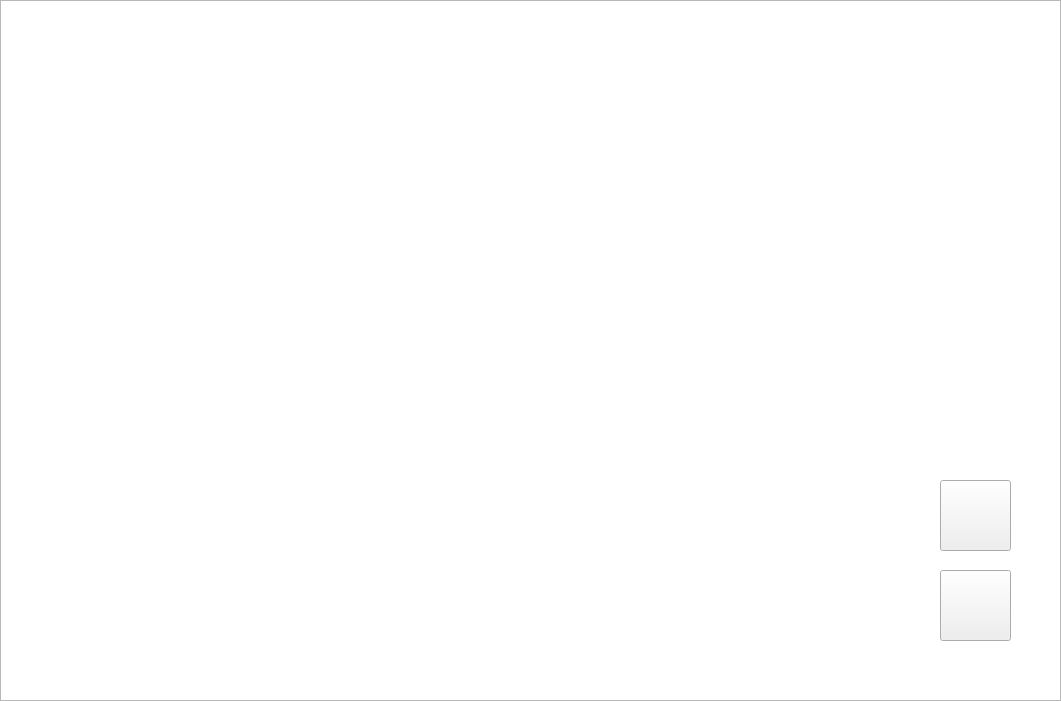
<?xml version="1.0" encoding="UTF-8"?>
<ui version="4.0">
 <class>mapa</class>
 <widget class="QWidget" name="mapa">
  <property name="geometry">
   <rect>
    <x>0</x>
    <y>0</y>
    <width>1061</width>
    <height>701</height>
   </rect>
  </property>
  <property name="windowTitle">
   <string>Form</string>
  </property>
  <widget class="QGraphicsView" name="graphicsViewMapa">
   <property name="geometry">
    <rect>
     <x>0</x>
     <y>0</y>
     <width>1061</width>
     <height>701</height>
    </rect>
   </property>
  </widget>
  <widget class="QPushButton" name="btnRanking">
   <property name="geometry">
    <rect>
     <x>940</x>
     <y>480</y>
     <width>71</width>
     <height>71</height>
    </rect>
   </property>
   <property name="text">
    <string/>
   </property>
  </widget>
  <widget class="QPushButton" name="btnInstrucciones">
   <property name="geometry">
    <rect>
     <x>940</x>
     <y>570</y>
     <width>71</width>
     <height>71</height>
    </rect>
   </property>
   <property name="text">
    <string/>
   </property>
  </widget>
 </widget>
 <resources/>
 <connections/>
</ui>
